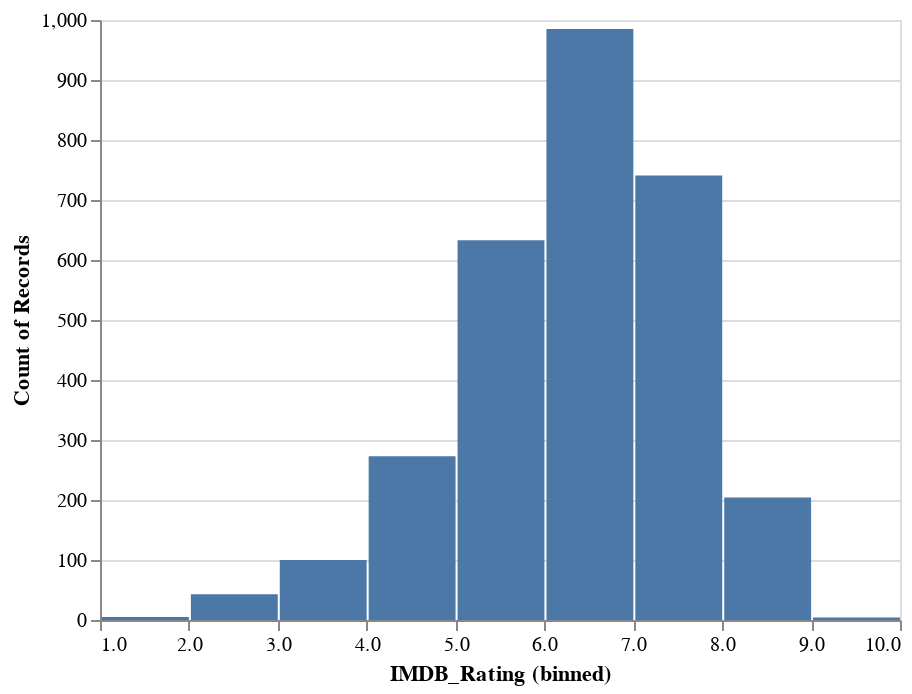

Write notebook code for a chart like this one.
### Code cell
alt.Chart(df).mark_bar().encode(
    alt.X("IMDB_Rating", bin=True),
    y='count()',
)

### Figure 1 — Vega-Lite specification as saved in the notebook (floating-point values rounded to 4 significant figures; data arrays with more than 128 entries replaced by an {"elided": "..."} marker saying what was removed)
{"config": {"view": {"continuousWidth": 400, "continuousHeight": 300}}, "data": {"name": "data-d01e86a42596d3c55cbbce3d21a64616"}, "mark": "bar", "encoding": {"x": {"type": "quantitative", "bin": true, "field": "IMDB_Rating"}, "y": {"type": "quantitative", "aggregate": "count"}}, "$schema": "https://vega.github.io/schema/vega-lite/v4.8.1.json", "datasets": {"data-d01e86a42596d3c55cbbce3d21a64616": {"elided": "3201 records"}}}
